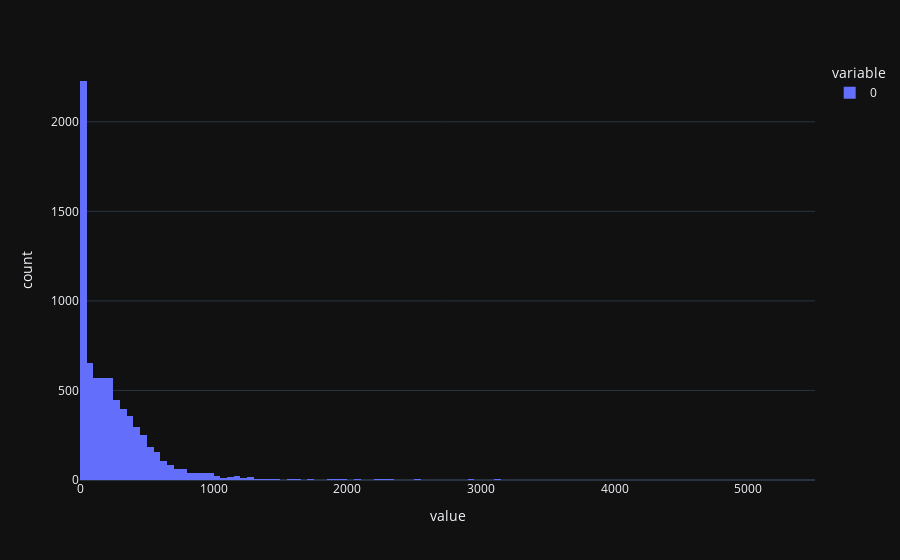

Write notebook code for a chart like this one.
### Code cell
px.histogram(text_num_splits_heading, nbins=200)

### Figure 1 — Plotly figure (JSON) as saved in the notebook; plotly's stock layout.template omitted (floating-point values rounded to 4 significant figures; data arrays with more than 128 entries replaced by an {"elided": "..."} marker saying what was removed)
{"data": [{"alignmentgroup": "True", "bingroup": "x", "hovertemplate": "variable=0<br>value=%{x}<br>count=%{y}<extra></extra>", "legendgroup": "0", "marker": {"color": "#636efa", "pattern": {"shape": ""}}, "name": "0", "nbinsx": 200, "offsetgroup": "0", "orientation": "v", "showlegend": true, "x": {"elided": "7349 int values"}, "xaxis": "x", "yaxis": "y", "type": "histogram"}], "layout": {"xaxis": {"anchor": "y", "domain": [0.0, 1.0], "title": {"text": "value"}}, "yaxis": {"anchor": "x", "domain": [0.0, 1.0], "title": {"text": "count"}}, "legend": {"title": {"text": "variable"}, "tracegroupgap": 0}, "margin": {"t": 60}, "barmode": "relative"}}
